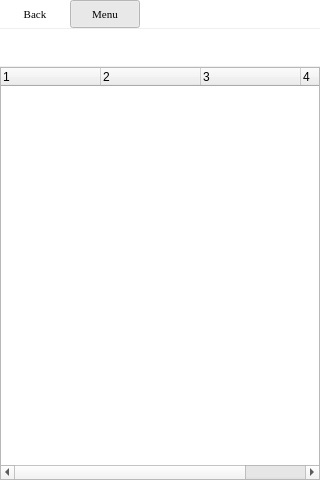
<?xml version="1.0" encoding="UTF-8"?>
<ui version="4.0">
 <class>PadBrowser</class>
 <widget class="QSplitter" name="PadBrowser">
  <property name="geometry">
   <rect>
    <x>0</x>
    <y>0</y>
    <width>320</width>
    <height>480</height>
   </rect>
  </property>
  <property name="windowTitle">
   <string>Pad Browser</string>
  </property>
  <property name="orientation">
   <enum>Qt::Vertical</enum>
  </property>
  <property name="handleWidth">
   <number>1</number>
  </property>
  <widget class="QStackedWidget" name="Label">
   <property name="minimumSize">
    <size>
     <width>0</width>
     <height>28</height>
    </size>
   </property>
   <property name="maximumSize">
    <size>
     <width>16777215</width>
     <height>28</height>
    </size>
   </property>
   <widget class="QSplitter" name="Head">
    <property name="styleSheet">
     <string notr="true">background-color: rgb(255, 255, 255);</string>
    </property>
    <property name="orientation">
     <enum>Qt::Horizontal</enum>
    </property>
    <property name="handleWidth">
     <number>1</number>
    </property>
    <widget class="QWidget" name="Dock" native="true">
     <property name="minimumSize">
      <size>
       <width>140</width>
       <height>28</height>
      </size>
     </property>
     <property name="maximumSize">
      <size>
       <width>140</width>
       <height>28</height>
      </size>
     </property>
     <property name="styleSheet">
      <string notr="true">background-color: rgb(255, 255, 255);</string>
     </property>
     <widget class="QToolButton" name="Back">
      <property name="geometry">
       <rect>
        <x>0</x>
        <y>0</y>
        <width>70</width>
        <height>28</height>
       </rect>
      </property>
      <property name="font">
       <font>
        <family>Times New Roman</family>
        <pointsize>8</pointsize>
       </font>
      </property>
      <property name="text">
       <string>Back</string>
      </property>
      <property name="icon">
       <iconset resource="../../Images/Branon.qrc">
        <normaloff>:/images/moveLeft.png</normaloff>:/images/moveLeft.png</iconset>
      </property>
      <property name="toolButtonStyle">
       <enum>Qt::ToolButtonTextBesideIcon</enum>
      </property>
      <property name="autoRaise">
       <bool>true</bool>
      </property>
     </widget>
     <widget class="QToolButton" name="Menu">
      <property name="geometry">
       <rect>
        <x>70</x>
        <y>0</y>
        <width>70</width>
        <height>28</height>
       </rect>
      </property>
      <property name="font">
       <font>
        <family>Times New Roman</family>
        <pointsize>8</pointsize>
       </font>
      </property>
      <property name="text">
       <string>Menu</string>
      </property>
      <property name="icon">
       <iconset resource="../../Images/Branon.qrc">
        <normaloff>:/images/menu.png</normaloff>:/images/menu.png</iconset>
      </property>
      <property name="checkable">
       <bool>true</bool>
      </property>
      <property name="checked">
       <bool>true</bool>
      </property>
      <property name="toolButtonStyle">
       <enum>Qt::ToolButtonTextBesideIcon</enum>
      </property>
      <property name="autoRaise">
       <bool>true</bool>
      </property>
     </widget>
    </widget>
    <widget class="QLabel" name="Message">
     <property name="styleSheet">
      <string notr="true">background-color: rgb(255, 255, 255);</string>
     </property>
    </widget>
   </widget>
   <widget class="QLineEdit" name="Line"/>
  </widget>
  <widget class="QToolBar" name="Tools">
   <property name="minimumSize">
    <size>
     <width>0</width>
     <height>48</height>
    </size>
   </property>
   <property name="maximumSize">
    <size>
     <width>16777215</width>
     <height>48</height>
    </size>
   </property>
   <property name="font">
    <font>
     <family>Times New Roman</family>
     <pointsize>8</pointsize>
     <italic>true</italic>
    </font>
   </property>
   <property name="styleSheet">
    <string notr="true">background-color: rgb(255, 255, 255);</string>
   </property>
   <property name="iconSize">
    <size>
     <width>20</width>
     <height>20</height>
    </size>
   </property>
   <property name="toolButtonStyle">
    <enum>Qt::ToolButtonTextUnderIcon</enum>
   </property>
  </widget>
  <widget class="QStackedWidget" name="Edit">
   <widget class="QTreeWidget" name="Files">
    <property name="alternatingRowColors">
     <bool>true</bool>
    </property>
    <property name="rootIsDecorated">
     <bool>false</bool>
    </property>
    <property name="columnCount">
     <number>4</number>
    </property>
    <column>
     <property name="text">
      <string notr="true">1</string>
     </property>
    </column>
    <column>
     <property name="text">
      <string notr="true">2</string>
     </property>
    </column>
    <column>
     <property name="text">
      <string notr="true">3</string>
     </property>
    </column>
    <column>
     <property name="text">
      <string notr="true">4</string>
     </property>
    </column>
   </widget>
   <widget class="QWidget" name="Rename">
    <property name="styleSheet">
     <string notr="true">background-color: rgb(255, 255, 255);</string>
    </property>
    <widget class="QLineEdit" name="OldName">
     <property name="geometry">
      <rect>
       <x>10</x>
       <y>10</y>
       <width>300</width>
       <height>24</height>
      </rect>
     </property>
     <property name="placeholderText">
      <string>Old name</string>
     </property>
    </widget>
    <widget class="QLineEdit" name="NewName">
     <property name="geometry">
      <rect>
       <x>10</x>
       <y>50</y>
       <width>300</width>
       <height>24</height>
      </rect>
     </property>
     <property name="placeholderText">
      <string>New name</string>
     </property>
    </widget>
   </widget>
  </widget>
 </widget>
 <resources>
  <include location="../../Images/Branon.qrc"/>
 </resources>
 <connections>
  <connection>
   <sender>Menu</sender>
   <signal>toggled(bool)</signal>
   <receiver>Tools</receiver>
   <slot>setVisible(bool)</slot>
   <hints>
    <hint type="sourcelabel">
     <x>104</x>
     <y>13</y>
    </hint>
    <hint type="destinationlabel">
     <x>159</x>
     <y>52</y>
    </hint>
   </hints>
  </connection>
 </connections>
</ui>
